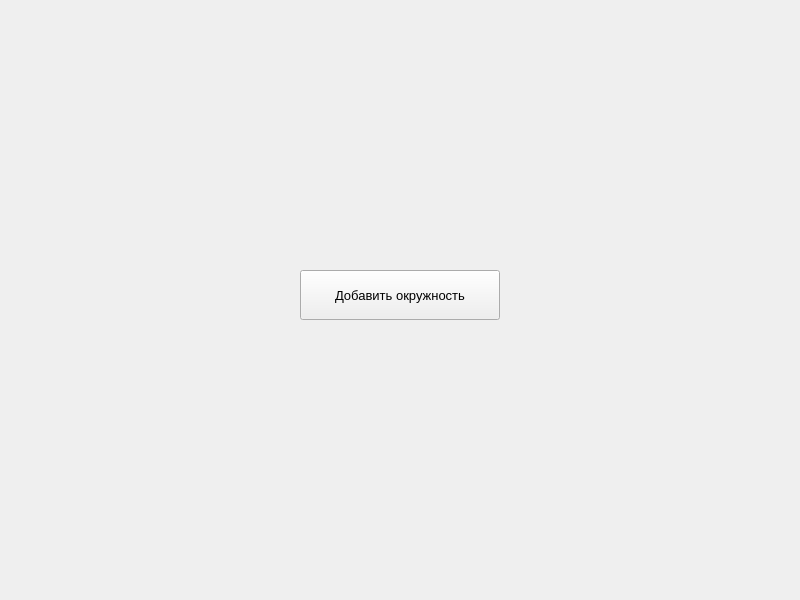
<?xml version="1.0" encoding="UTF-8"?>
<ui version="4.0">
 <class>MainWindow</class>
 <widget class="QMainWindow" name="MainWindow">
  <property name="geometry">
   <rect>
    <x>0</x>
    <y>0</y>
    <width>800</width>
    <height>600</height>
   </rect>
  </property>
  <property name="minimumSize">
   <size>
    <width>300</width>
    <height>100</height>
   </size>
  </property>
  <property name="windowTitle">
   <string>Желтые окружности</string>
  </property>
  <widget class="QWidget" name="centralwidget">
   <widget class="QWidget" name="gridLayoutWidget">
    <property name="geometry">
     <rect>
      <x>0</x>
      <y>0</y>
      <width>801</width>
      <height>591</height>
     </rect>
    </property>
    <layout class="QGridLayout" name="gridLayout" rowstretch="0" columnstretch="0">
     <property name="sizeConstraint">
      <enum>QLayout::SetMinimumSize</enum>
     </property>
     <item row="0" column="0">
      <widget class="QPushButton" name="createbutton">
       <property name="sizePolicy">
        <sizepolicy hsizetype="Preferred" vsizetype="Preferred">
         <horstretch>0</horstretch>
         <verstretch>0</verstretch>
        </sizepolicy>
       </property>
       <property name="minimumSize">
        <size>
         <width>10</width>
         <height>10</height>
        </size>
       </property>
       <property name="maximumSize">
        <size>
         <width>200</width>
         <height>50</height>
        </size>
       </property>
       <property name="font">
        <font>
         <family>Arial</family>
         <pointsize>10</pointsize>
        </font>
       </property>
       <property name="cursor">
        <cursorShape>PointingHandCursor</cursorShape>
       </property>
       <property name="layoutDirection">
        <enum>Qt::LeftToRight</enum>
       </property>
       <property name="text">
        <string>Добавить окружность</string>
       </property>
      </widget>
     </item>
    </layout>
   </widget>
  </widget>
 </widget>
 <resources/>
 <connections/>
</ui>
